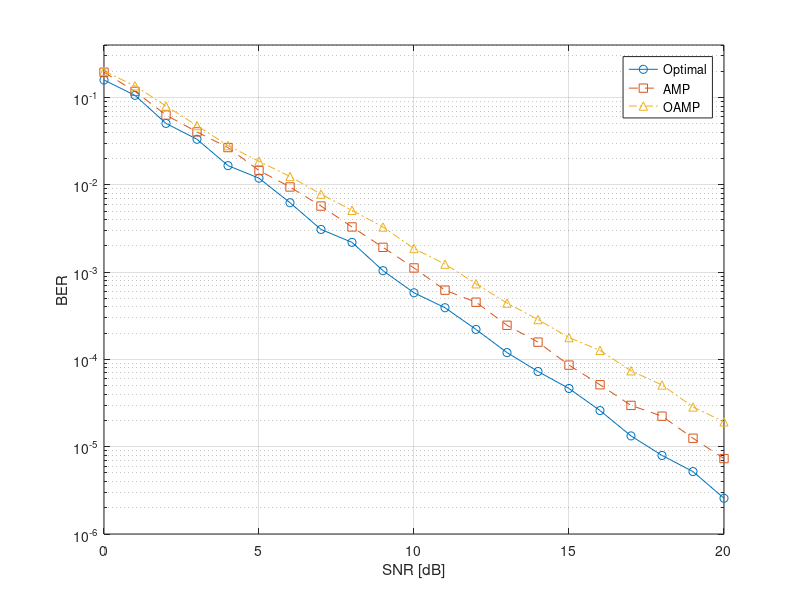

MATLAB code for this plot: (Note: this script raises an error after producing the figure.)
%% Communication Performance Figure Demo
clear; clc; close all;
rng(2026);

% SNR settings
SNR = 0:20;

% Simulated BER performance
BER_Optimal = 0.16 * exp(-0.55 * SNR);
BER_AMP     = 0.19 * exp(-0.51 * SNR);
BER_OAMP    = 0.21 * exp(-0.47 * SNR);

% Add small simulation fluctuations
BER = [
    BER_Optimal;
    BER_AMP;
    BER_OAMP;
];

BER = BER .* exp(0.08 * randn(size(BER)));

% Algorithm names
names = {
    'Optimal'
    'AMP'
    'OAMP'
};

% Line styles and markers
lineStyles = {'-', '--', '-.'};
markers = {'o', 's', '^', 'd', 'v', '>', '<', 'p'};

% Plot using MATLAB default styles

for ii = 1 : 10

figure;
for k = 1:size(BER, 1)
    semilogy(SNR, BER(k, :), ...
        'LineStyle', lineStyles{k}, ...
        'Marker', markers{k}, ...
        'DisplayName', names{k});
    hold on;
end

xlabel('SNR [dB]');
ylabel('BER');

legend('show');
grid on;
box on;

xlim([0, 20]);
ylim([1e-6, 0.4]);

if ii == 1
  formatFigure(100, 1); % 单栏，单图，宽高比 4:4
  filename = 'figure/example_single_4x4.pdf';
elseif ii == 2
  formatFigure(100, 0.75); % 单栏，单图，宽高比 4:3
  filename = 'figure/example_single_4x3.pdf';
elseif ii == 3
  formatFigure(50, 1); % 单栏，左右双图，宽高比 4:2
  filename = 'figure/example_horizontal2_4x2.pdf';
elseif ii == 4
  formatFigure(50, 1.5); % 单栏，左右双图，宽高比 4:3
  filename = 'figure/example_horizontal2_4x3.pdf';
elseif ii == 5
  formatFigure(100/3, 9/4); % 单栏，左右三图，宽高比 4:3
  filename = 'figure/example_horizontal3_4x3.pdf';
elseif ii == 6
  formatFigure(100, 0.5); % 单栏，上下双图，宽高比 4:4
  filename = 'figure/example_vertical2_4x4.pdf';
elseif ii == 7
  formatFigure(100, 1/3); % 单栏，上下三图，宽高比 4:4
  filename = 'figure/example_vertical3_4x4.pdf';
elseif ii == 8
  formatFigure(100/2, 3/4, "double"); % 双栏，左右双图，宽高比 8:3
  filename = 'figure/example_horizontal2_8x3_double.pdf';
elseif ii == 9
  formatFigure(100/3, 9/8, "double"); % 双栏，左右三图，宽高比 8:3
  filename = 'figure/example_horizontal3_8x3_double.pdf';
elseif ii == 10
  formatFigure(100, 0.75); % 单栏，单图，宽高比 4:3
  filename = 'figure/example_single_4x3_xlabel.pdf';
  xlabel('Iteration, ');
  xlabel_Iteration_formatter;% 覆盖LaTeX公式
end

drawnow;
exportgraphics(gcf, filename, ...
    'ContentType', 'vector', ...
    'BackgroundColor', 'none');

end
